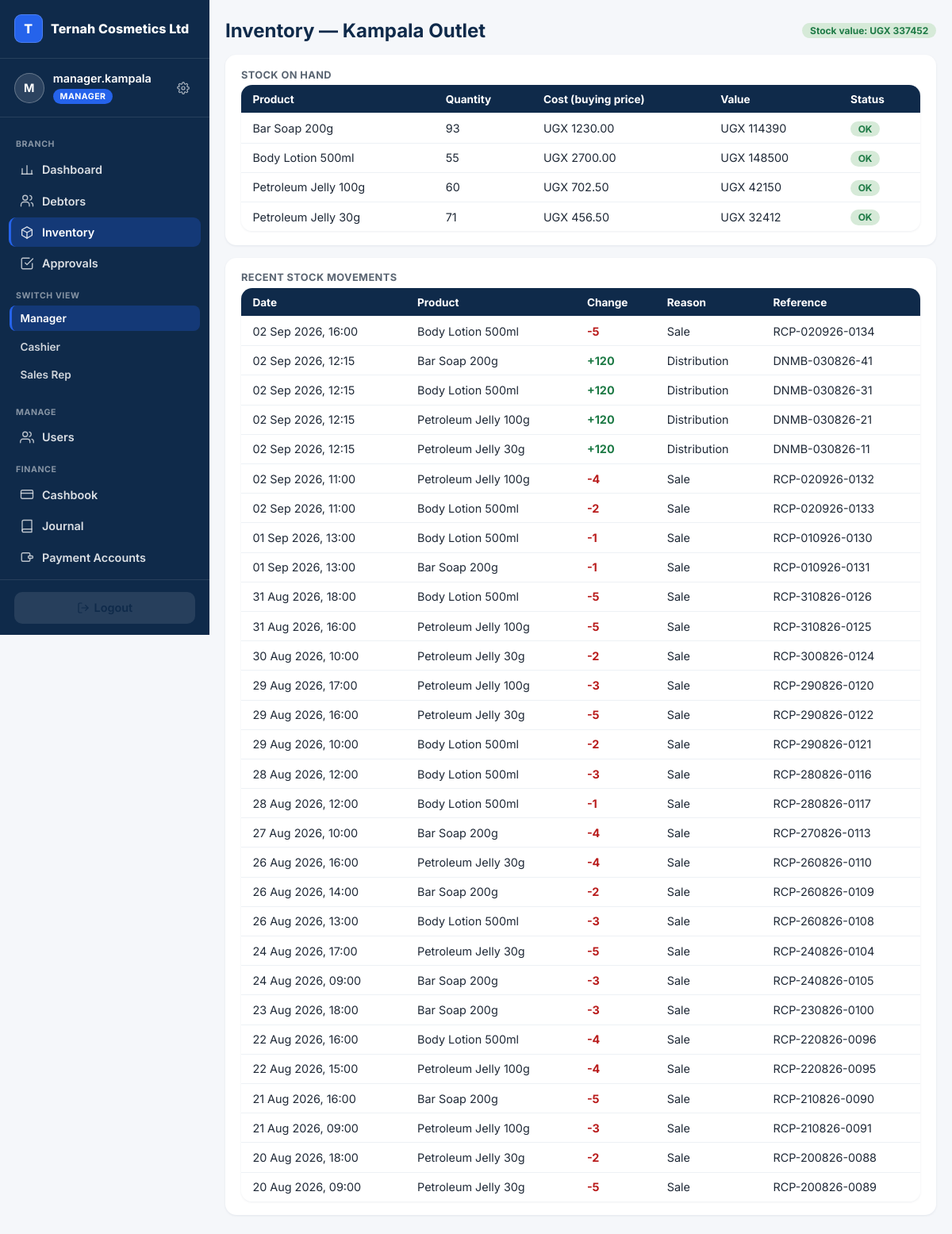
Page /manager/inventory/ (signed in) on the committed database.
### accounts/models.py (models this page shows, shortened)
class User(AbstractUser):
    ROLES = [
        ("OWNER", "Owner"),                # reports only
        ("MANAGER", "Manager"),            # outlet manager; can switch views
        ("CASHIER", "Cashier"),
        ("SALES_REP", "Sales Person / Rep"),
        ("PRODUCTION", "Production"),
    ]
    business = models.ForeignKey("platformadmin.Business", null=True, blank=True,
                                 on_delete=models.CASCADE, related_name="users")
    branch = models.ForeignKey("core.Branch", null=True, blank=True,
                               on_delete=models.SET_NULL, related_name="users")
    role = models.CharField(max_length=15, choices=ROLES, default="CASHIER")
    can_swap = models.BooleanField(default=False)    # False -> swap goes through PendingAction
    can_refund = models.BooleanField(default=False)
    phone = models.CharField(max_length=30, blank=True)
    modules = models.ManyToManyField("platformadmin.Module", blank=True, related_name="users_with_access",
                                     help_text="Which of the business's subscribed modules this user can open.")
    allowed_tiers = models.JSONField(default=list, blank=True,
                                     help_text="Which product price tiers (RETAIL/WHOLESALE/DISTRIBUTION/CUSTOM) "
                                                "this seller may use at the POS.")
    def switchable_views(self):
        if self.role != "MANAGER":
            return []
        views = ["MANAGER", "CASHIER"]
        codes = set(self.modules.values_list("code", flat=True))
        if "PRODUCTION" in codes:
            views.append("PRODUCTION")
        if "SALES" in codes:
            views.append("SALES_REP")
        return views

### platformadmin/models.py (models this page shows, shortened)
class Business(models.Model):
    name = models.CharField(max_length=150)                     # factory name — brands navbar + receipts
    slug = models.SlugField(unique=True)
    business_type = models.CharField(max_length=20, choices=[("FACTORY", "Factory Mode")], default="FACTORY")
    contact_email = models.EmailField()
    contact_phone = models.CharField(max_length=30, blank=True)
    address = models.TextField(blank=True)
    is_active = models.BooleanField(default=True)               # master switch — False = soft-locked
    trial_expires_at = models.DateTimeField(null=True, blank=True)
    subscription_expires_at = models.DateTimeField(null=True, blank=True)
    token_balance = models.PositiveIntegerField(default=0)      # 1 token = 1 cycle of 1 module
    created_at = models.DateTimeField(auto_now_add=True)
    class Meta:
        verbose_name_plural = "businesses"

### core/models.py (models this page shows, shortened)
class TimeStamped(models.Model):
    created_at = models.DateTimeField(auto_now_add=True)
    updated_at = models.DateTimeField(auto_now=True)
    class Meta:
        abstract = True

class Branch(TimeStamped):
    KIND = [("FACTORY", "Factory / Production site"), ("OUTLET", "Outlet / Shop")]
    business = models.ForeignKey("platformadmin.Business", on_delete=models.CASCADE, related_name="branches")
    name = models.CharField(max_length=120)
    kind = models.CharField(max_length=10, choices=KIND, default="OUTLET")
    address = models.CharField(max_length=255, blank=True)
    is_active = models.BooleanField(default=True)
    class Meta:
        verbose_name_plural = "branches"
        unique_together = [("business", "name")]

### sales/models.py (models this page shows)
class StockItem(models.Model):
    location = models.ForeignKey(InventoryLocation, on_delete=models.CASCADE, related_name="items")
    product = models.ForeignKey("production.Product", on_delete=models.PROTECT)
    quantity = models.IntegerField(default=0)
    buying_price = models.DecimalField(max_digits=14, decimal_places=2, default=0)   # defaults to production unit cost
    selling_price = models.DecimalField(max_digits=14, decimal_places=2, default=0)  # set by manager
    low_stock_threshold = models.IntegerField(default=0)
    class Meta:
        unique_together = [("location", "product")]

class StockMovement(TimeStamped):
    REASONS = [("DISTRIBUTION", "Distribution"), ("SALE", "Sale"), ("SWAP_IN", "Swap in"),
               ("SWAP_OUT", "Swap out"), ("ADJUSTMENT", "Adjustment"), ("RETURN", "Return")]
    location = models.ForeignKey(InventoryLocation, on_delete=models.CASCADE, related_name="movements")
    product = models.ForeignKey("production.Product", on_delete=models.PROTECT)
    quantity = models.IntegerField()                 # signed
    reason = models.CharField(max_length=15, choices=REASONS)
    reference = models.CharField(max_length=60, blank=True)

### production/models.py (models this page shows, shortened)
class Product(TimeStamped):
    STATUS = [("DRAFT", "Draft"), ("ACTIVE", "Active"), ("ARCHIVED", "Archived")]
    business = models.ForeignKey("platformadmin.Business", on_delete=models.CASCADE)
    category = models.ForeignKey(Category, on_delete=models.PROTECT, related_name="products")
    name = models.CharField(max_length=120)
    pack_size = models.CharField(max_length=40, blank=True)      # e.g. "30 g"
    sku = models.CharField(max_length=40, blank=True)
    status = models.CharField(max_length=10, choices=STATUS, default="DRAFT")
    retail_price = models.DecimalField(max_digits=14, decimal_places=2, null=True, blank=True)
    wholesale_price = models.DecimalField(max_digits=14, decimal_places=2, null=True, blank=True)
    distribution_price = models.DecimalField(max_digits=14, decimal_places=2, null=True, blank=True)
    custom_price = models.DecimalField(max_digits=14, decimal_places=2, null=True, blank=True)
    PRICE_TIERS = [("RETAIL", "retail_price"), ("WHOLESALE", "wholesale_price"),
                   ("DISTRIBUTION", "distribution_price"), ("CUSTOM", "custom_price")]

### manager/views.py (the view)
# urls.py: path("inventory/", views.inventory, name="inventory"),
@login_required
@manager_required
def inventory(request):
    location = _outlet(request)
    context = {
        "location": location,
        "incoming": Distribution.objects.filter(
            business=request.user.business, status="SENT", receiver_location__branch=request.user.branch
        ).prefetch_related("lines__product").order_by("date"),
    }
    if location:
        items = list(StockItem.objects.filter(location=location).select_related("product").order_by("product__name"))
        for i in items:
            i.value = i.quantity * i.buying_price
        context.update({
            "items": items,
            "stock_value": sum((i.value for i in items), 0),
            "movements": StockMovement.objects.filter(location=location).select_related("product")
                                              .order_by("-created_at")[:30],
        })
    return render(request, "manager/inventory.html", context)

### templates/manager/inventory.html (shortened to what this page needs)
{% extends "base.html" %}
{% block content %}
<div class="page-head">
  <h2>Inventory — {{ request.user.branch.name }}</h2>
  {% if items %}<span class="pill active">Stock value: UGX {{ stock_value|floatformat:0 }}</span>{% endif %}
</div>
{% if not location %}
<div class="card"><p style="color:var(--muted)">No outlet inventory is set up for your branch yet.</p></div>
{% else %}
<div class="card" style="margin-bottom:1rem">
  <h3>Stock on hand</h3>
  <div class="table-scroll">
  <table class="list">
    <tr><th>Product</th><th>Quantity</th><th>Cost (buying price)</th><th>Value</th><th>Status</th></tr>
    {% for i in items %}
    <tr>
      <td>{{ i.product.name }}</td>
      <td>{{ i.quantity }}</td>
      <td>UGX {{ i.buying_price|floatformat:2 }}</td>
      <td>UGX {{ i.value|floatformat:0 }}</td>
      <td>
        {% if i.quantity <= i.low_stock_threshold %}<span class="pill locked">Low stock</span>
        {% else %}<span class="pill active">OK</span>{% endif %}
      </td>
    </tr>
    {% empty %}<tr><td colspan="5" style="color:var(--muted)">No stock recorded yet.</td></tr>{% endfor %}
  </table>
  </div>
</div>
<div class="card">
  <h3>Recent stock movements</h3>
  <div class="table-scroll">
  <table class="list">
    <tr><th>Date</th><th>Product</th><th>Change</th><th>Reason</th><th>Reference</th></tr>
    {% for m in movements %}
    <tr>
      <td>{{ m.created_at|date:"d M Y, H:i" }}</td>
      <td>{{ m.product.name }}</td>
      <td style="color:{% if m.quantity < 0 %}var(--red){% else %}var(--green){% endif %};font-weight:700">
        {% if m.quantity > 0 %}+{% endif %}{{ m.quantity }}
      </td>
      <td>{{ m.get_reason_display }}</td>
      <td>{{ m.reference|default:"—" }}</td>
    </tr>
    {% empty %}<tr><td colspan="5" style="color:var(--muted)">No movements recorded yet.</td></tr>{% endfor %}
  </table>
  </div>
</div>
{% endif %}
{% endblock %}

### templates/base.html (shortened to what this page needs)
<!DOCTYPE html>
<html lang="en">
<head>
</head>
<body>
{% if request.user.is_authenticated %}
  <div class="app-shell">
    <aside class="sidebar">
      <div class="sidebar-brand">
        <span class="brand-mark" aria-hidden="true">{{ request.user.business.name|default:"Ternah for Factories"|first|upper }}</span>
        <span class="brand-name">{{ request.user.business.name|default:"Ternah for Factories" }}</span>
      </div>
      <div class="sidebar-identity">
        <span class="avatar" aria-hidden="true">{{ request.user.username|first|upper }}</span>
        <div class="identity-text">
          <span class="identity-name">{{ request.user.username }}</span>
          {% if request.user.is_superuser %}
            <span class="role-pill role-super">Platform Admin</span>
          {% else %}
            <span class="role-pill role-{{ request.user.role|lower }}">{{ request.user.get_role_display }}</span>
          {% endif %}
        </div>
        <a class="settings-link" href="{% url 'password_change' %}" title="Change password" aria-label="Change password">
        </a>
      </div>
      <nav class="sidebar-nav">
        {% if request.user.is_superuser %}
          <div class="nav-section-label">Platform</div>
          <a class="nav-link {% if request.resolver_match.namespace == 'platformadmin' and request.resolver_match.url_name == 'dashboard' %}active{% endif %}"
             href="{% url 'platformadmin:dashboard' %}">
            <svg width="18" height="18" viewBox="0 0 24 24" fill="none" stroke="currentColor" stroke-width="1.8" stroke-linecap="round" stroke-linejoin="round"><rect x="4" y="3" width="16" height="18" rx="1.5"/><path d="M9 21v-4h6v4"/><path d="M8 7h.01M12 7h.01M16 7h.01M8 11h.01M12 11h.01M16 11h.01"/></svg>
            Tenants
          </a>
          <a class="nav-link {% if request.resolver_match.namespace == 'platformadmin' and request.resolver_match.url_name == 'onboard' %}active{% endif %}"
             href="{% url 'platformadmin:onboard' %}">
            <svg width="18" height="18" viewBox="0 0 24 24" fill="none" stroke="currentColor" stroke-width="1.8" stroke-linecap="round" stroke-linejoin="round"><circle cx="12" cy="12" r="9"/><path d="M12 8v8M8 12h8"/></svg>
            Onboard a Factory
          </a>
        {% elif request.user.role == "MANAGER" %}
          <div class="nav-section-label">Branch</div>
          <a class="nav-link {% if request.resolver_match.namespace == 'manager' and request.resolver_match.url_name == 'dashboard' %}active{% endif %}"
             href="{% url 'manager:dashboard' %}">
            <svg width="18" height="18" viewBox="0 0 24 24" fill="none" stroke="currentColor" stroke-width="1.8" stroke-linecap="round" stroke-linejoin="round"><path d="M4 19V10M12 19V5M20 19v-6"/><path d="M3 19h18"/></svg>
            Dashboard
          </a>
          <a class="nav-link {% if request.resolver_match.namespace == 'manager' and request.resolver_match.url_name == 'debtors' %}active{% endif %}"
             href="{% url 'manager:debtors' %}">
            <svg width="18" height="18" viewBox="0 0 24 24" fill="none" stroke="currentColor" stroke-width="1.8" stroke-linecap="round" stroke-linejoin="round"><circle cx="9" cy="7" r="4"/><path d="M2 21v-2a5 5 0 0 1 5-5h4a5 5 0 0 1 5 5v2"/><path d="M17 3.13a4 4 0 0 1 0 7.75M22 21v-2a4 4 0 0 0-3-3.87"/></svg>
            Debtors
          </a>
          <a class="nav-link {% if request.resolver_match.namespace == 'manager' and request.resolver_match.url_name == 'inventory' %}active{% endif %}"
             href="{% url 'manager:inventory' %}">
            <svg width="18" height="18" viewBox="0 0 24 24" fill="none" stroke="currentColor" stroke-width="1.8" stroke-linecap="round" stroke-linejoin="round"><path d="M20.5 7.3 12 12l-8.5-4.7M12 22V12"/><path d="m20.5 16.7-8.5 4.7-8.5-4.7V7.3L12 2.6l8.5 4.7z"/></svg>
            Inventory
          </a>
          <a class="nav-link {% if request.resolver_match.namespace == 'manager' and request.resolver_match.url_name == 'approvals' %}active{% endif %}"
             href="{% url 'manager:approvals' %}">
            <svg width="18" height="18" viewBox="0 0 24 24" fill="none" stroke="currentColor" stroke-width="1.8" stroke-linecap="round" stroke-linejoin="round"><path d="M9 11l3 3L22 4"/><path d="M21 12v7a2 2 0 0 1-2 2H5a2 2 0 0 1-2-2V5a2 2 0 0 1 2-2h11"/></svg>
            Approvals
          </a>
          <div class="nav-section-label">Switch view</div>
          <div class="view-switch">
            {% for v in switchable_views %}
              <a class="view-switch-item {% if v == active_view %}active{% endif %}"
                 href="/accounts/switch/{{ v }}/">{% if v == "SALES_REP" %}Sales Rep{% else %}{{ v|title }}{% endif %}</a>
            {% endfor %}
          </div>
          <div class="nav-section-label">Manage</div>
          <a class="nav-link {% if request.resolver_match.url_name == 'user_list' or request.resolver_match.url_name == 'user_create' or request.resolver_match.url_name == 'user_edit' %}active{% endif %}"
             href="{% url 'user_list' %}">
            <svg width="18" height="18" viewBox="0 0 24 24" fill="none" stroke="currentColor" stroke-width="1.8" stroke-linecap="round" stroke-linejoin="round"><path d="M17 21v-2a4 4 0 0 0-4-4H5a4 4 0 0 0-4 4v2"/><circle cx="9" cy="7" r="4"/><path d="M23 21v-2a4 4 0 0 0-3-3.87"/><path d="M16 3.13a4 4 0 0 1 0 7.75"/></svg>
            Users
          </a>
          <div class="nav-section-label">Finance</div>
          <a class="nav-link {% if request.resolver_match.namespace == 'finance' and request.resolver_match.url_name == 'cashbook' %}active{% endif %}"
             href="{% url 'finance:cashbook' %}">
            <svg width="18" height="18" viewBox="0 0 24 24" fill="none" stroke="currentColor" stroke-width="1.8" stroke-linecap="round" stroke-linejoin="round"><rect x="2" y="5" width="20" height="14" rx="2"/><line x1="2" y1="10" x2="22" y2="10"/></svg>
            Cashbook
          </a>
          <a class="nav-link {% if request.resolver_match.namespace == 'finance' and request.resolver_match.url_name == 'journal' %}active{% endif %}"
             href="{% url 'finance:journal' %}">
            <svg width="18" height="18" viewBox="0 0 24 24" fill="none" stroke="currentColor" stroke-width="1.8" stroke-linecap="round" stroke-linejoin="round"><path d="M4 19.5A2.5 2.5 0 0 1 6.5 17H20"/><path d="M6.5 2H20v20H6.5A2.5 2.5 0 0 1 4 19.5v-15A2.5 2.5 0 0 1 6.5 2z"/></svg>
            Journal
          </a>
          <a class="nav-link {% if request.resolver_match.namespace == 'finance' and request.resolver_match.url_name == 'payment_accounts' %}active{% endif %}"
             href="{% url 'finance:payment_accounts' %}">
            <svg width="18" height="18" viewBox="0 0 24 24" fill="none" stroke="currentColor" stroke-width="1.8" stroke-linecap="round" stroke-linejoin="round"><path d="M17 9V7a2 2 0 0 0-2-2H5a2 2 0 0 0-2 2v10a2 2 0 0 0 2 2h10a2 2 0 0 0 2-2v-2"/><path d="M22 12a2 2 0 0 1-2 2h-4a2 2 0 0 1 0-4h4a2 2 0 0 1 2 2z"/></svg>
            Payment Accounts
          </a>
        {% else %}
          <div class="nav-section-label">{{ request.user.get_role_display }}</div>
          <span class="nav-link disabled">Screens coming soon</span>
        {% endif %}
      </nav>
      <div class="sidebar-footer">
        <form method="post" action="{% url 'logout' %}">{% csrf_token %}
          <button class="btn ghost" type="submit">
            <svg width="16" height="16" viewBox="0 0 24 24" fill="none" stroke="currentColor" stroke-width="1.8" stroke-linecap="round" stroke-linejoin="round"><path d="M9 21H5a2 2 0 0 1-2-2V5a2 2 0 0 1 2-2h4"/><path d="M16 17l5-5-5-5"/><path d="M21 12H9"/></svg>
            Logout
          </button>
        </form>
      </div>
    </aside>
    <div class="main-col">
      <main>
{% endif %}
{% block content %}{% endblock %}
{% if request.user.is_authenticated %}
      </main>
    </div>
  </div>
{% endif %}
</body>
</html>

### rows in the picture
User: user.business.name|first "T", user.business.name "Ternah Cosmetics Ltd", user.username|first "M", user.username "manager.kampala", user.role "MANAGER", user.branch.name "Kampala Outlet"
StockItem: product.name "Bar Soap 200g", quantity "93", buying_price "1230.00", value "114390", low_stock_threshold "OK"
StockItem: product.name "Body Lotion 500ml", quantity "55", buying_price "2700.00", value "148500", low_stock_threshold "OK"
StockItem: product.name "Petroleum Jelly 100g", quantity "60", buying_price "702.50", value "42150", low_stock_threshold "OK"
StockItem: product.name "Petroleum Jelly 30g", quantity "71", buying_price "456.50", value "32412", low_stock_threshold "OK"
StockMovement: created_at "02 Sep 2026, 16:00", product.name "Body Lotion 500ml", quantity "-5", reason "Sale", reference "RCP-020926-0134"
StockMovement: created_at "02 Sep 2026, 12:15", product.name "Bar Soap 200g", quantity "120", reason "Distribution", reference "DNMB-030826-41"
StockMovement: created_at "02 Sep 2026, 12:15", product.name "Body Lotion 500ml", quantity "120", reason "Distribution", reference "DNMB-030826-31"
StockMovement: created_at "02 Sep 2026, 12:15", product.name "Petroleum Jelly 100g", quantity "120", reason "Distribution", reference "DNMB-030826-21"
StockMovement: created_at "02 Sep 2026, 12:15", product.name "Petroleum Jelly 30g", quantity "120", reason "Distribution", reference "DNMB-030826-11"
StockMovement: created_at "02 Sep 2026, 11:00", product.name "Petroleum Jelly 100g", quantity "-4", reason "Sale", reference "RCP-020926-0132"
StockMovement: created_at "02 Sep 2026, 11:00", product.name "Body Lotion 500ml", quantity "-2", reason "Sale", reference "RCP-020926-0133"
StockMovement: created_at "01 Sep 2026, 13:00", product.name "Body Lotion 500ml", quantity "-1", reason "Sale", reference "RCP-010926-0130"
StockMovement: created_at "01 Sep 2026, 13:00", product.name "Bar Soap 200g", quantity "-1", reason "Sale", reference "RCP-010926-0131"
StockMovement: created_at "31 Aug 2026, 18:00", product.name "Body Lotion 500ml", quantity "-5", reason "Sale", reference "RCP-310826-0126"
StockMovement: created_at "31 Aug 2026, 16:00", product.name "Petroleum Jelly 100g", quantity "-5", reason "Sale", reference "RCP-310826-0125"
StockMovement: created_at "30 Aug 2026, 10:00", product.name "Petroleum Jelly 30g", quantity "-2", reason "Sale", reference "RCP-300826-0124"
StockMovement: created_at "29 Aug 2026, 17:00", product.name "Petroleum Jelly 100g", quantity "-3", reason "Sale", reference "RCP-290826-0120"
StockMovement: created_at "29 Aug 2026, 16:00", product.name "Petroleum Jelly 30g", quantity "-5", reason "Sale", reference "RCP-290826-0122"
StockMovement: created_at "29 Aug 2026, 10:00", product.name "Body Lotion 500ml", quantity "-2", reason "Sale", reference "RCP-290826-0121"
StockMovement: created_at "28 Aug 2026, 12:00", product.name "Body Lotion 500ml", quantity "-3", reason "Sale", reference "RCP-280826-0116"
StockMovement: created_at "28 Aug 2026, 12:00", product.name "Body Lotion 500ml", quantity "-1", reason "Sale", reference "RCP-280826-0117"
StockMovement: created_at "27 Aug 2026, 10:00", product.name "Bar Soap 200g", quantity "-4", reason "Sale", reference "RCP-270826-0113"
StockMovement: created_at "26 Aug 2026, 16:00", product.name "Petroleum Jelly 30g", quantity "-4", reason "Sale", reference "RCP-260826-0110"
StockMovement: created_at "26 Aug 2026, 14:00", product.name "Bar Soap 200g", quantity "-2", reason "Sale", reference "RCP-260826-0109"
StockMovement: created_at "26 Aug 2026, 13:00", product.name "Body Lotion 500ml", quantity "-3", reason "Sale", reference "RCP-260826-0108"
StockMovement: created_at "24 Aug 2026, 17:00", product.name "Petroleum Jelly 30g", quantity "-5", reason "Sale", reference "RCP-240826-0104"
StockMovement: created_at "24 Aug 2026, 09:00", product.name "Bar Soap 200g", quantity "-3", reason "Sale", reference "RCP-240826-0105"
StockMovement: created_at "23 Aug 2026, 18:00", product.name "Bar Soap 200g", quantity "-3", reason "Sale", reference "RCP-230826-0100"
StockMovement: created_at "22 Aug 2026, 16:00", product.name "Body Lotion 500ml", quantity "-4", reason "Sale", reference "RCP-220826-0096"
StockMovement: created_at "22 Aug 2026, 15:00", product.name "Petroleum Jelly 100g", quantity "-4", reason "Sale", reference "RCP-220826-0095"
StockMovement: created_at "21 Aug 2026, 16:00", product.name "Bar Soap 200g", quantity "-5", reason "Sale", reference "RCP-210826-0090"
StockMovement: created_at "21 Aug 2026, 09:00", product.name "Petroleum Jelly 100g", quantity "-3", reason "Sale", reference "RCP-210826-0091"
StockMovement: created_at "20 Aug 2026, 18:00", product.name "Petroleum Jelly 30g", quantity "-2", reason "Sale", reference "RCP-200826-0088"
StockMovement: created_at "20 Aug 2026, 09:00", product.name "Petroleum Jelly 30g", quantity "-5", reason "Sale", reference "RCP-200826-0089"

### other values in the picture
{{ v|title }} "Manager" "Cashier"
{{ stock_value|floatformat:0 }} "337452"
